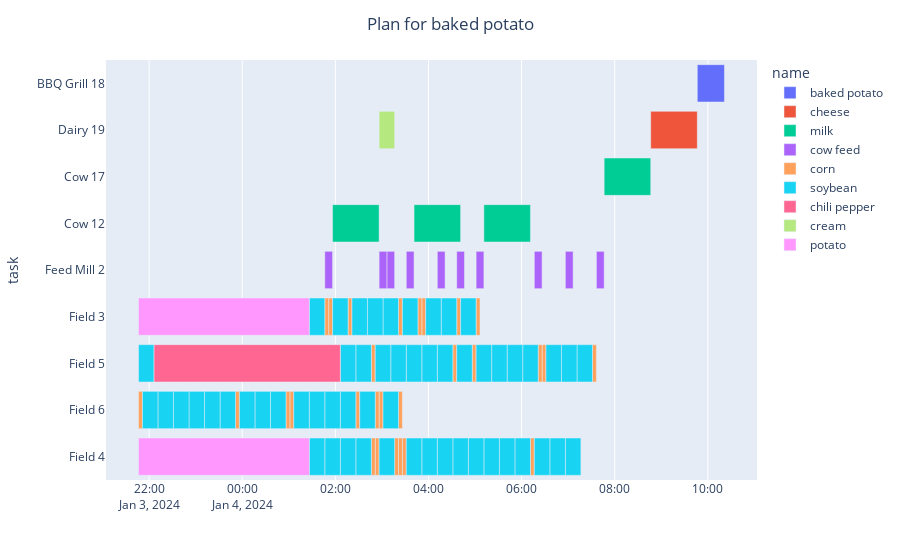

The code cell stored with this chart in its notebook:
### Code cell
fig = px.timeline(df, x_start="start_time", x_end="end_time", y="task", color="name",hover_name='name', 
                    hover_data={'id':True,'duration':True,'start_time':False,'end_time':False,'task':False,'name':False,'source':False,'machine_id':False,'dependencies':True})
fig.update_yaxes(autorange="reversed")
fig.update_layout(title_text='Plan for '+name,title_x=0.5)
fig.show()

### Figure 1 — Plotly figure (JSON) as saved in the notebook; plotly's stock layout.template omitted (floating-point values rounded to 4 significant figures)
{"data": [{"alignmentgroup": "True", "base": ["2024-01-04T09:46:23.502147"], "customdata": [[1, 2100, "baked potato", "BBQ Grill", 18, [2, 3, 4, 5, 6, 7, 8, 9, 10, 11, 12, 13, 14, 15, 16, 17, 18, 19, 20, 21, 22, 23, 24, 25, 26, 27, 28, 29, 30, 31, 32, 33, 34, 35, 36, 37, 38, 39, 40, 41, 42, 43, 44, 45, 46, 47, 48, 49, 50, 51, 52, 53, 54, 55, 56, 57, 58, 59, 60, 61, 62, 63, 64, 65, 66, 67, 68, 69, 70, 71, 72, 73, 74, 75, 76, 77, 78, 79, 80, 81, 82, 83, 84, 85, 86, 87, 88, 89, 90, 91, 92, 93, 94, 95, 96, 97, 98, 99, 100, 101, 102, 103, 104]]], "hovertemplate": "<b>%{hovertext}</b><br><br>id=%{customdata[0]}<br>duration=%{customdata[1]}<br>dependencies=%{customdata[5]}<extra></extra>", "hovertext": ["baked potato"], "legendgroup": "baked potato", "marker": {"color": "#636efa", "pattern": {"shape": ""}}, "name": "baked potato", "offsetgroup": "baked potato", "orientation": "h", "showlegend": true, "textposition": "auto", "type": "bar", "x": [2100000.0], "xaxis": "x", "y": ["BBQ Grill 18"], "yaxis": "y"}, {"alignmentgroup": "True", "base": ["2024-01-04T08:46:23.502147"], "customdata": [[2, 3600, "cheese", "Dairy", 19, [3, 4, 5, 6, 7, 8, 9, 10, 11, 12, 13, 14, 15, 16, 17, 18, 19, 20, 21, 22, 23, 24, 25, 26, 27, 28, 29, 30, 31, 32, 33, 34, 35, 36, 37, 38, 39, 40, 41, 42, 43, 44, 45, 46, 47, 48, 49, 50, 51, 52, 53, 54, 55, 56, 57, 58, 59, 60, 61, 62, 63, 64, 65, 66, 67, 68, 69, 70, 71, 72, 73, 74, 75, 76, 77, 78, 79, 80, 81, 82, 83, 84, 85, 86, 87, 88, 89, 90, 91, 92, 93, 94, 95]]], "hovertemplate": "<b>%{hovertext}</b><br><br>id=%{customdata[0]}<br>duration=%{customdata[1]}<br>dependencies=%{customdata[5]}<extra></extra>", "hovertext": ["cheese"], "legendgroup": "cheese", "marker": {"color": "#EF553B", "pattern": {"shape": ""}}, "name": "cheese", "offsetgroup": "cheese", "orientation": "h", "showlegend": true, "textposition": "auto", "type": "bar", "x": [3600000.0], "xaxis": "x", "y": ["Dairy 19"], "yaxis": "y"}, {"alignmentgroup": "True", "base": ["2024-01-04T07:46:23.502147", "2024-01-04T05:11:23.502147", "2024-01-04T03:41:23.502147", "2024-01-04T01:56:23.502147"], "customdata": [[3, 3600, "milk", "Cow", 17, [4, 5, 6, 7, 8, 9, 10, 11, 12, 13, 14, 15, 16, 17, 18, 19, 20, 21, 22, 23, 24, 25, 26, 27, 28, 29, 30, 31, 32, 33]], [34, 3600, "milk", "Cow", 12, [35, 36, 37, 38, 39, 40, 41, 42, 43, 44, 45, 46, 47, 48, 49, 50, 51, 52, 53, 54, 55, 56, 57, 58, 59, 60, 61, 62, 63, 64]], [65, 3600, "milk", "Cow", 12, [66, 67, 68, 69, 70, 71, 72, 73, 74, 75, 76, 77, 78, 79, 80, 81, 82, 83, 84, 85, 86, 87, 88, 89, 90, 91, 92, 93, 94, 95]], [98, 3600, "milk", "Cow", 12, [99, 100, 101, 102]]], "hovertemplate": "<b>%{hovertext}</b><br><br>id=%{customdata[0]}<br>duration=%{customdata[1]}<br>dependencies=%{customdata[5]}<extra></extra>", "hovertext": ["milk", "milk", "milk", "milk"], "legendgroup": "milk", "marker": {"color": "#00cc96", "pattern": {"shape": ""}}, "name": "milk", "offsetgroup": "milk", "orientation": "h", "showlegend": true, "textposition": "auto", "type": "bar", "x": [3600000.0, 3600000.0, 3600000.0, 3600000.0], "xaxis": "x", "y": ["Cow 17", "Cow 12", "Cow 12", "Cow 12"], "yaxis": "y"}, {"alignmentgroup": "True", "base": ["2024-01-04T07:36:23.502147", "2024-01-04T06:56:23.502147", "2024-01-04T06:16:23.502147", "2024-01-04T05:01:23.502147", "2024-01-04T04:36:23.502147", "2024-01-04T04:11:23.502147", "2024-01-04T03:31:23.502147", "2024-01-04T03:06:23.502147", "2024-01-04T02:56:23.502147", "2024-01-04T01:46:23.502147"], "customdata": [[4, 600, "cow feed", "Feed Mill", 2, [5, 6, 7, 8, 9, 10, 11, 12, 13]], [14, 600, "cow feed", "Feed Mill", 2, [15, 16, 17, 18, 19, 20, 21, 22, 23]], [24, 600, "cow feed", "Feed Mill", 2, [25, 26, 27, 28, 29, 30, 31, 32, 33]], [35, 600, "cow feed", "Feed Mill", 2, [36, 37, 38, 39, 40, 41, 42, 43, 44]], [45, 600, "cow feed", "Feed Mill", 2, [46, 47, 48, 49, 50, 51, 52, 53, 54]], [55, 600, "cow feed", "Feed Mill", 2, [56, 57, 58, 59, 60, 61, 62, 63, 64]], [66, 600, "cow feed", "Feed Mill", 2, [67, 68, 69, 70, 71, 72, 73, 74, 75]], [76, 600, "cow feed", "Feed Mill", 2, [77, 78, 79, 80, 81, 82, 83, 84, 85]], [86, 600, "cow feed", "Feed Mill", 2, [87, 88, 89, 90, 91, 92, 93, 94, 95]], [99, 600, "cow feed", "Feed Mill", 2, [100, 101, 102]]], "hovertemplate": "<b>%{hovertext}</b><br><br>id=%{customdata[0]}<br>duration=%{customdata[1]}<br>dependencies=%{customdata[5]}<extra></extra>", "hovertext": ["cow feed", "cow feed", "cow feed", "cow feed", "cow feed", "cow feed", "cow feed", "cow feed", "cow feed", "cow feed"], "legendgroup": "cow feed", "marker": {"color": "#ab63fa", "pattern": {"shape": ""}}, "name": "cow feed", "offsetgroup": "cow feed", "orientation": "h", "showlegend": true, "textposition": "auto", "type": "bar", "x": [600000.0, 600000.0, 600000.0, 600000.0, 600000.0, 600000.0, 600000.0, 600000.0, 600000.0, 600000.0], "xaxis": "x", "y": ["Feed Mill 2", "Feed Mill 2", "Feed Mill 2", "Feed Mill 2", "Feed Mill 2", "Feed Mill 2", "Feed Mill 2", "Feed Mill 2", "Feed Mill 2", "Feed Mill 2"], "yaxis": "y"}, {"alignmentgroup": "True", "base": ["2024-01-04T05:01:23.502147", "2024-01-04T07:31:23.502147", "2024-01-04T03:21:23.502147", "2024-01-04T06:26:23.502147", "2024-01-04T04:36:23.502147", "2024-01-04T06:21:23.502147", "2024-01-04T03:51:23.502147", "2024-01-04T06:11:23.502147", "2024-01-04T02:56:23.502147", "2024-01-04T04:56:23.502147", "2024-01-04T02:51:23.502147", "2024-01-04T03:46:23.502147", "2024-01-04T02:26:23.502147", "2024-01-04T03:21:23.502147", "2024-01-04T04:31:23.502147", "2024-01-04T01:01:23.502147", "2024-01-04T03:26:23.502147", "2024-01-04T00:56:23.502147", "2024-01-04T03:21:23.502147", "2024-01-04T02:16:23.502147", "2024-01-04T03:16:23.502147", "2024-01-04T02:46:23.502147", "2024-01-03T23:51:23.502147", "2024-01-04T01:51:23.502147", "2024-01-04T01:46:23.502147", "2024-01-04T02:51:23.502147", "2024-01-04T02:46:23.502147", "2024-01-03T21:46:23.502147"], "customdata": [[5, 300, "corn", "Field", 3, []], [6, 300, "corn", "Field", 5, []], [7, 300, "corn", "Field", 6, []], [15, 300, "corn", "Field", 5, []], [16, 300, "corn", "Field", 3, []], [17, 300, "corn", "Field", 5, []], [25, 300, "corn", "Field", 3, []], [26, 300, "corn", "Field", 4, []], [27, 300, "corn", "Field", 6, []], [36, 300, "corn", "Field", 5, []], [37, 300, "corn", "Field", 6, []], [38, 300, "corn", "Field", 3, []], [46, 300, "corn", "Field", 6, []], [47, 300, "corn", "Field", 3, []], [48, 300, "corn", "Field", 5, []], [56, 300, "corn", "Field", 6, []], [57, 300, "corn", "Field", 4, []], [58, 300, "corn", "Field", 6, []], [67, 300, "corn", "Field", 4, []], [68, 300, "corn", "Field", 3, []], [69, 300, "corn", "Field", 4, []], [77, 300, "corn", "Field", 5, []], [78, 300, "corn", "Field", 6, []], [79, 300, "corn", "Field", 3, []], [87, 300, "corn", "Field", 3, []], [88, 300, "corn", "Field", 4, []], [89, 300, "corn", "Field", 4, []], [100, 300, "corn", "Field", 6, []]], "hovertemplate": "<b>%{hovertext}</b><br><br>id=%{customdata[0]}<br>duration=%{customdata[1]}<br>dependencies=%{customdata[5]}<extra></extra>", "hovertext": ["corn", "corn", "corn", "corn", "corn", "corn", "corn", "corn", "corn", "corn", "corn", "corn", "corn", "corn", "corn", "corn", "corn", "corn", "corn", "corn", "corn", "corn", "corn", "corn", "corn", "corn", "corn", "corn"], "legendgroup": "corn", "marker": {"color": "#FFA15A", "pattern": {"shape": ""}}, "name": "corn", "offsetgroup": "corn", "orientation": "h", "showlegend": true, "textposition": "auto", "type": "bar", "x": [300000.0, 300000.0, 300000.0, 300000.0, 300000.0, 300000.0, 300000.0, 300000.0, 300000.0, 300000.0, 300000.0, 300000.0, 300000.0, 300000.0, 300000.0, 300000.0, 300000.0, 300000.0, 300000.0, 300000.0, 300000.0, 300000.0, 300000.0, 300000.0, 300000.0, 300000.0, 300000.0, 300000.0], "xaxis": "x", "y": ["Field 3", "Field 5", "Field 6", "Field 5", "Field 3", "Field 5", "Field 3", "Field 4", "Field 6", "Field 5", "Field 6", "Field 3", "Field 6", "Field 3", "Field 5", "Field 6", "Field 4", "Field 6", "Field 4", "Field 3", "Field 4", "Field 5", "Field 6", "Field 3", "Field 3", "Field 4", "Field 4", "Field 6"], "yaxis": "y"}, {"alignmentgroup": "True", "base": ["2024-01-04T06:56:23.502147", "2024-01-04T04:41:23.502147", "2024-01-04T07:11:23.502147", "2024-01-04T06:51:23.502147", "2024-01-04T06:31:23.502147", "2024-01-04T03:01:23.502147", "2024-01-04T06:01:23.502147", "2024-01-04T06:36:23.502147", "2024-01-04T04:16:23.502147", "2024-01-04T06:16:23.502147", "2024-01-04T03:56:23.502147", "2024-01-04T05:41:23.502147", "2024-01-04T05:21:23.502147", "2024-01-04T05:01:23.502147", "2024-01-04T05:51:23.502147", "2024-01-04T05:31:23.502147", "2024-01-04T05:11:23.502147", "2024-01-04T04:51:23.502147", "2024-01-04T04:31:23.502147", "2024-01-04T04:11:23.502147", "2024-01-04T03:51:23.502147", "2024-01-04T02:31:23.502147", "2024-01-04T03:26:23.502147", "2024-01-04T04:36:23.502147", "2024-01-04T04:11:23.502147", "2024-01-04T02:06:23.502147", "2024-01-04T03:31:23.502147", "2024-01-04T01:46:23.502147", "2024-01-04T01:26:23.502147", "2024-01-04T01:06:23.502147", "2024-01-04T00:36:23.502147", "2024-01-04T03:01:23.502147", "2024-01-04T02:41:23.502147", "2024-01-04T03:51:23.502147", "2024-01-04T02:21:23.502147", "2024-01-04T03:31:23.502147", "2024-01-04T02:56:23.502147", "2024-01-04T00:16:23.502147", "2024-01-03T23:56:23.502147", "2024-01-04T03:11:23.502147", "2024-01-04T02:51:23.502147", "2024-01-04T01:56:23.502147", "2024-01-03T23:31:23.502147", "2024-01-03T23:11:23.502147", "2024-01-04T02:26:23.502147", "2024-01-03T22:51:23.502147", "2024-01-03T22:31:23.502147", "2024-01-03T22:11:23.502147", "2024-01-04T01:26:23.502147", "2024-01-03T21:51:23.502147", "2024-01-04T02:26:23.502147", "2024-01-04T02:06:23.502147", "2024-01-04T01:46:23.502147", "2024-01-04T02:06:23.502147", "2024-01-04T01:26:23.502147", "2024-01-03T21:46:23.502147"], "customdata": [[8, 1200, "soybean", "Field", 4, []], [9, 1200, "soybean", "Field", 3, []], [10, 1200, "soybean", "Field", 5, []], [11, 1200, "soybean", "Field", 5, []], [12, 1200, "soybean", "Field", 5, []], [13, 1200, "soybean", "Field", 6, []], [18, 1200, "soybean", "Field", 5, []], [19, 1200, "soybean", "Field", 4, []], [20, 1200, "soybean", "Field", 3, []], [21, 1200, "soybean", "Field", 4, []], [22, 1200, "soybean", "Field", 3, []], [23, 1200, "soybean", "Field", 5, []], [28, 1200, "soybean", "Field", 5, []], [29, 1200, "soybean", "Field", 5, []], [30, 1200, "soybean", "Field", 4, []], [31, 1200, "soybean", "Field", 4, []], [32, 1200, "soybean", "Field", 4, []], [33, 1200, "soybean", "Field", 4, []], [39, 1200, "soybean", "Field", 4, []], [40, 1200, "soybean", "Field", 4, []], [41, 1200, "soybean", "Field", 4, []], [42, 1200, "soybean", "Field", 6, []], [43, 1200, "soybean", "Field", 3, []], [44, 1200, "soybean", "Field", 5, []], [49, 1200, "soybean", "Field", 5, []], [50, 1200, "soybean", "Field", 6, []], [51, 1200, "soybean", "Field", 4, []], [52, 1200, "soybean", "Field", 6, []], [53, 1200, "soybean", "Field", 6, []], [54, 1200, "soybean", "Field", 6, []], [59, 1200, "soybean", "Field", 6, []], [60, 1200, "soybean", "Field", 3, []], [61, 1200, "soybean", "Field", 3, []], [62, 1200, "soybean", "Field", 5, []], [63, 1200, "soybean", "Field", 3, []], [64, 1200, "soybean", "Field", 5, []], [70, 1200, "soybean", "Field", 4, []], [71, 1200, "soybean", "Field", 6, []], [72, 1200, "soybean", "Field", 6, []], [73, 1200, "soybean", "Field", 5, []], [74, 1200, "soybean", "Field", 5, []], [75, 1200, "soybean", "Field", 3, []], [80, 1200, "soybean", "Field", 6, []], [81, 1200, "soybean", "Field", 6, []], [82, 1200, "soybean", "Field", 5, []], [83, 1200, "soybean", "Field", 6, []], [84, 1200, "soybean", "Field", 6, []], [85, 1200, "soybean", "Field", 6, []], [90, 1200, "soybean", "Field", 3, []], [91, 1200, "soybean", "Field", 6, []], [92, 1200, "soybean", "Field", 4, []], [93, 1200, "soybean", "Field", 4, []], [94, 1200, "soybean", "Field", 4, []], [95, 1200, "soybean", "Field", 5, []], [101, 1200, "soybean", "Field", 4, []], [102, 1200, "soybean", "Field", 5, []]], "hovertemplate": "<b>%{hovertext}</b><br><br>id=%{customdata[0]}<br>duration=%{customdata[1]}<br>dependencies=%{customdata[5]}<extra></extra>", "hovertext": ["soybean", "soybean", "soybean", "soybean", "soybean", "soybean", "soybean", "soybean", "soybean", "soybean", "soybean", "soybean", "soybean", "soybean", "soybean", "soybean", "soybean", "soybean", "soybean", "soybean", "soybean", "soybean", "soybean", "soybean", "soybean", "soybean", "soybean", "soybean", "soybean", "soybean", "soybean", "soybean", "soybean", "soybean", "soybean", "soybean", "soybean", "soybean", "soybean", "soybean", "soybean", "soybean", "soybean", "soybean", "soybean", "soybean", "soybean", "soybean", "soybean", "soybean", "soybean", "soybean", "soybean", "soybean", "soybean", "soybean"], "legendgroup": "soybean", "marker": {"color": "#19d3f3", "pattern": {"shape": ""}}, "name": "soybean", "offsetgroup": "soybean", "orientation": "h", "showlegend": true, "textposition": "auto", "type": "bar", "x": [1200000.0, 1200000.0, 1200000.0, 1200000.0, 1200000.0, 1200000.0, 1200000.0, 1200000.0, 1200000.0, 1200000.0, 1200000.0, 1200000.0, 1200000.0, 1200000.0, 1200000.0, 1200000.0, 1200000.0, 1200000.0, 1200000.0, 1200000.0, 1200000.0, 1200000.0, 1200000.0, 1200000.0, 1200000.0, 1200000.0, 1200000.0, 1200000.0, 1200000.0, 1200000.0, 1200000.0, 1200000.0, 1200000.0, 1200000.0, 1200000.0, 1200000.0, 1200000.0, 1200000.0, 1200000.0, 1200000.0, 1200000.0, 1200000.0, 1200000.0, 1200000.0, 1200000.0, 1200000.0, 1200000.0, 1200000.0, 1200000.0, 1200000.0, 1200000.0, 1200000.0, 1200000.0, 1200000.0, 1200000.0, 1200000.0], "xaxis": "x", "y": ["Field 4", "Field 3", "Field 5", "Field 5", "Field 5", "Field 6", "Field 5", "Field 4", "Field 3", "Field 4", "Field 3", "Field 5", "Field 5", "Field 5", "Field 4", "Field 4", "Field 4", "Field 4", "Field 4", "Field 4", "Field 4", "Field 6", "Field 3", "Field 5", "Field 5", "Field 6", "Field 4", "Field 6", "Field 6", "Field 6", "Field 6", "Field 3", "Field 3", "Field 5", "Field 3", "Field 5", "Field 4", "Field 6", "Field 6", "Field 5", "Field 5", "Field 3", "Field 6", "Field 6", "Field 5", "Field 6", "Field 6", "Field 6", "Field 3", "Field 6", "Field 4", "Field 4", "Field 4", "Field 5", "Field 4", "Field 5"], "yaxis": "y"}, {"alignmentgroup": "True", "base": ["2024-01-03T22:06:23.502147"], "customdata": [[96, 14400, "chili pepper", "Field", 5, []]], "hovertemplate": "<b>%{hovertext}</b><br><br>id=%{customdata[0]}<br>duration=%{customdata[1]}<br>dependencies=%{customdata[5]}<extra></extra>", "hovertext": ["chili pepper"], "legendgroup": "chili pepper", "marker": {"color": "#FF6692", "pattern": {"shape": ""}}, "name": "chili pepper", "offsetgroup": "chili pepper", "orientation": "h", "showlegend": true, "textposition": "auto", "type": "bar", "x": [14400000.0], "xaxis": "x", "y": ["Field 5"], "yaxis": "y"}, {"alignmentgroup": "True", "base": ["2024-01-04T02:56:23.502147"], "customdata": [[97, 1200, "cream", "Dairy", 19, [98, 99, 100, 101, 102]]], "hovertemplate": "<b>%{hovertext}</b><br><br>id=%{customdata[0]}<br>duration=%{customdata[1]}<br>dependencies=%{customdata[5]}<extra></extra>", "hovertext": ["cream"], "legendgroup": "cream", "marker": {"color": "#B6E880", "pattern": {"shape": ""}}, "name": "cream", "offsetgroup": "cream", "orientation": "h", "showlegend": true, "textposition": "auto", "type": "bar", "x": [1200000.0], "xaxis": "x", "y": ["Dairy 19"], "yaxis": "y"}, {"alignmentgroup": "True", "base": ["2024-01-03T21:46:23.502147", "2024-01-03T21:46:23.502147"], "customdata": [[103, 13200, "potato", "Field", 4, []], [104, 13200, "potato", "Field", 3, []]], "hovertemplate": "<b>%{hovertext}</b><br><br>id=%{customdata[0]}<br>duration=%{customdata[1]}<br>dependencies=%{customdata[5]}<extra></extra>", "hovertext": ["potato", "potato"], "legendgroup": "potato", "marker": {"color": "#FF97FF", "pattern": {"shape": ""}}, "name": "potato", "offsetgroup": "potato", "orientation": "h", "showlegend": true, "textposition": "auto", "type": "bar", "x": [13200000.0, 13200000.0], "xaxis": "x", "y": ["Field 4", "Field 3"], "yaxis": "y"}], "layout": {"barmode": "overlay", "legend": {"title": {"text": "name"}, "tracegroupgap": 0}, "margin": {"t": 60}, "title": {"text": "Plan for baked potato", "x": 0.5}, "xaxis": {"anchor": "y", "domain": [0, 1], "type": "date"}, "yaxis": {"anchor": "x", "autorange": "reversed", "domain": [0, 1], "title": {"text": "task"}}}}
